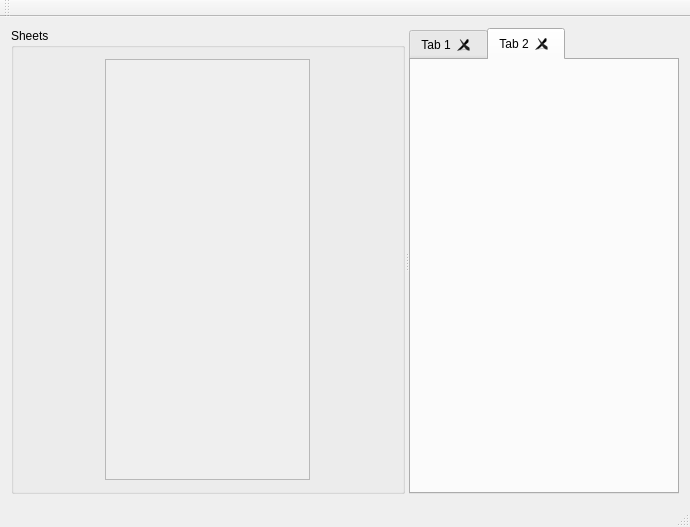
<?xml version="1.0" encoding="UTF-8"?>
<ui version="4.0">
 <class>EBMSui</class>
 <widget class="QMainWindow" name="EBMSui">
  <property name="geometry">
   <rect>
    <x>0</x>
    <y>0</y>
    <width>690</width>
    <height>527</height>
   </rect>
  </property>
  <property name="windowTitle">
   <string>EBMSui</string>
  </property>
  <widget class="QWidget" name="centralWidget">
   <layout class="QGridLayout" name="gridLayout_3">
    <item row="0" column="0">
     <widget class="QSplitter" name="splitter">
      <property name="sizePolicy">
       <sizepolicy hsizetype="MinimumExpanding" vsizetype="Preferred">
        <horstretch>0</horstretch>
        <verstretch>0</verstretch>
       </sizepolicy>
      </property>
      <property name="orientation">
       <enum>Qt::Horizontal</enum>
      </property>
      <widget class="QGroupBox" name="groupBox">
       <property name="sizePolicy">
        <sizepolicy hsizetype="Fixed" vsizetype="Preferred">
         <horstretch>0</horstretch>
         <verstretch>0</verstretch>
        </sizepolicy>
       </property>
       <property name="title">
        <string>Sheets</string>
       </property>
       <layout class="QGridLayout" name="gridLayout">
        <item row="0" column="0">
         <widget class="QScrollArea" name="scrollArea">
          <property name="sizePolicy">
           <sizepolicy hsizetype="Fixed" vsizetype="Expanding">
            <horstretch>0</horstretch>
            <verstretch>0</verstretch>
           </sizepolicy>
          </property>
          <property name="widgetResizable">
           <bool>false</bool>
          </property>
          <widget class="QWidget" name="scrollAreaWidgetContents">
           <property name="geometry">
            <rect>
             <x>0</x>
             <y>0</y>
             <width>203</width>
             <height>412</height>
            </rect>
           </property>
           <layout class="QGridLayout" name="gridLayout_2">
            <item row="0" column="0">
             <widget class="QWidget" name="OpListBtnWidget" native="true">
              <property name="sizePolicy">
               <sizepolicy hsizetype="Minimum" vsizetype="Minimum">
                <horstretch>0</horstretch>
                <verstretch>0</verstretch>
               </sizepolicy>
              </property>
             </widget>
            </item>
           </layout>
          </widget>
         </widget>
        </item>
       </layout>
      </widget>
      <widget class="QTabWidget" name="tabWidget">
       <property name="currentIndex">
        <number>1</number>
       </property>
       <property name="tabsClosable">
        <bool>true</bool>
       </property>
       <property name="movable">
        <bool>true</bool>
       </property>
       <widget class="QWidget" name="tab">
        <attribute name="title">
         <string>Tab 1</string>
        </attribute>
       </widget>
       <widget class="QWidget" name="tab_2">
        <attribute name="title">
         <string>Tab 2</string>
        </attribute>
       </widget>
      </widget>
     </widget>
    </item>
   </layout>
  </widget>
  <widget class="QMenuBar" name="menuBar">
   <property name="geometry">
    <rect>
     <x>0</x>
     <y>0</y>
     <width>690</width>
     <height>23</height>
    </rect>
   </property>
  </widget>
  <widget class="QToolBar" name="mainToolBar">
   <attribute name="toolBarArea">
    <enum>TopToolBarArea</enum>
   </attribute>
   <attribute name="toolBarBreak">
    <bool>false</bool>
   </attribute>
  </widget>
  <widget class="QStatusBar" name="statusBar"/>
 </widget>
 <layoutdefault spacing="6" margin="11"/>
 <resources/>
 <connections>
  <connection>
   <sender>tabWidget</sender>
   <signal>tabCloseRequested(int)</signal>
   <receiver>EBMSui</receiver>
   <slot>ontabCloseRequested(int)</slot>
   <hints>
    <hint type="sourcelabel">
     <x>260</x>
     <y>484</y>
    </hint>
    <hint type="destinationlabel">
     <x>236</x>
     <y>500</y>
    </hint>
   </hints>
  </connection>
 </connections>
 <slots>
  <slot>ontabCloseRequested(int)</slot>
 </slots>
</ui>
